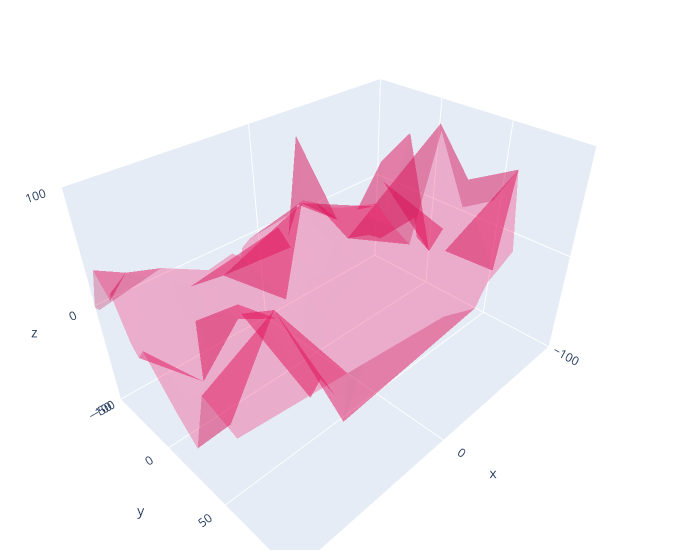

Here is the notebook cell this chart was saved with:
### Code cell
import plotly.graph_objects as go
import numpy as np
np.random.seed(1)

N = 70

fig = go.Figure(data=[go.Mesh3d(x=(70*np.random.randn(N)),
                   y=(55*np.random.randn(N)),
                   z=(40*np.random.randn(N)),
                   opacity=0.5,
                   color='rgba(244,22,100,0.6)'
                  )])

fig.update_layout(
    scene = dict(
        xaxis = dict(nticks=4, range=[-100,100],),
                     yaxis = dict(nticks=4, range=[-50,100],),
                     zaxis = dict(nticks=4, range=[-100,100],),),
    width=700,
    margin=dict(r=20, l=10, b=10, t=10))

fig.show()
